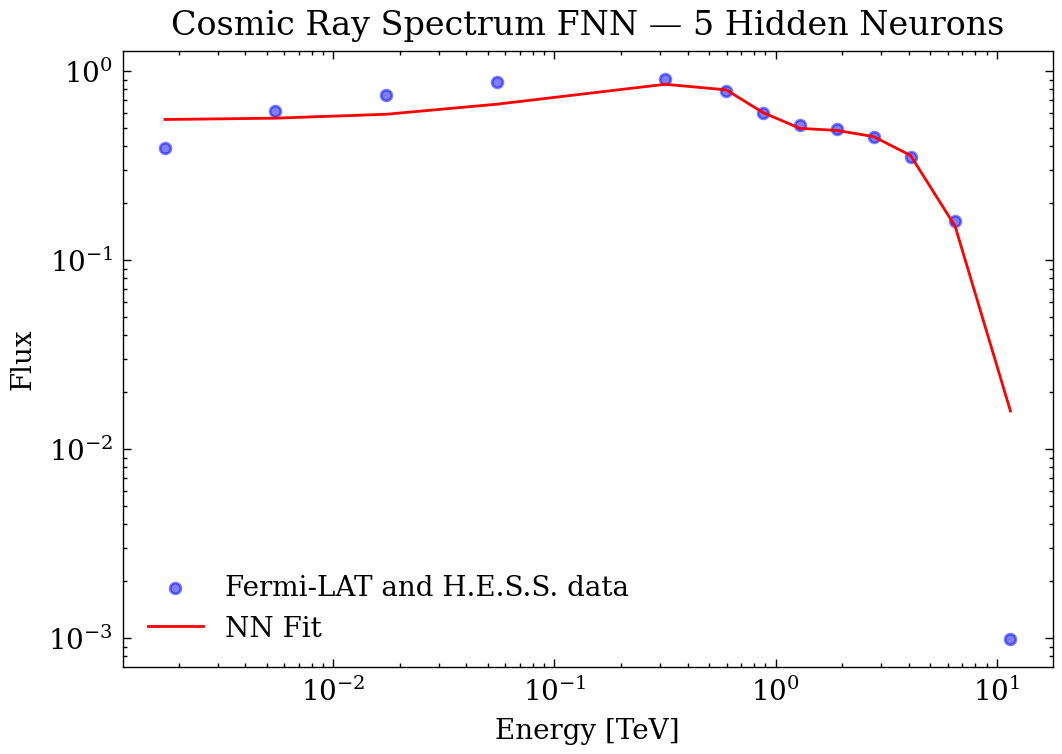

The script that drew this image:
import numpy as np
import matplotlib.pyplot as plt

class CosmicRayFNN:
    def __init__(self, hidden_neurons=10, learning_rate=0.03, epochs=20000, batch_size=None, alpha=1.0):
        self.hidden_neurons = hidden_neurons
        self.learning_rate = learning_rate
        self.epochs = epochs
        self.alpha = alpha
        self.batch_size = 1 #batch_size  # if None -> full batch

        # Weight initialization (Xavier)
        np.random.seed(42)
        self.W1 = np.random.uniform(-np.sqrt(6/(1+hidden_neurons)),
                                    np.sqrt(6/(1+hidden_neurons)),
                                    (1, hidden_neurons))
        self.b1 = np.zeros((1, hidden_neurons))

        self.W2 = np.random.uniform(-np.sqrt(6/(hidden_neurons+1)),
                                    np.sqrt(6/(hidden_neurons+1)),
                                    (hidden_neurons, 1))
        self.b2 = np.zeros((1, 1))

    # --------------------------
    # Activation (tanh)
    # --------------------------
    def tanh(self, x):
        return np.tanh(x) #1 / (1 + np.exp(-x))

    def tanh_derivative(self, s):
        return 1 -  s**2 #s * (1 - s)

    # --------------------------
    # Normalize utilities
    # --------------------------
    def normalize(self, data, data_min, data_max):
        return 2 * (data - data_min) / (data_max - data_min) - 1

    def denormalize(self, data_norm, data_min, data_max):
        return 0.5 * (data_norm + 1) * (data_max - data_min) + data_min

    # --------------------------
    # Training loop (Batch/SGD)
    # --------------------------
    def train(self, x_data, y_data):
        x = np.array(x_data).reshape(-1, 1)
        y = np.array(y_data).reshape(-1, 1)

        self.x_min, self.x_max = x.min(), x.max()
        self.y_min, self.y_max = y.min(), y.max()

        # Normalize
        x_norm = self.normalize(x, self.x_min, self.x_max)
        y_norm = self.normalize(y, self.y_min, self.y_max)

        # log(x+1) normalization
        #x_norm = np.log(np.array(x_data).reshape(-1, 1) + 1.0)
        #y_norm = np.log(np.array(y_data).reshape(-1, 1) + 1.0)

        N = x.shape[0]
        batch_size = self.batch_size if self.batch_size else N

        for epoch in range(self.epochs):
            total_loss = 0
            indices = np.random.permutation(N)

            for start_idx in range(0, N, batch_size):
                batch_idx = indices[start_idx:start_idx + batch_size]
                xb = x_norm[batch_idx]
                yb = y_norm[batch_idx]

                # Forward
                z1 = xb @ self.W1 + self.b1
                a1 = self.tanh(z1)
                z2 = a1 @ self.W2 + self.b2
                a2 = self.tanh(z2)
                y_pred = a2

                # Loss (MSE)
                loss = np.mean((y_pred - yb) ** 2)
                total_loss += loss * xb.shape[0]

                # Backward
                dL_da2 = 2 * (y_pred - yb) / xb.shape[0]
                da2_dz2 = self.tanh_derivative(a2)
                dL_dz2 = dL_da2 * da2_dz2

                dL_dW2 = a1.T @ dL_dz2
                dL_db2 = np.sum(dL_dz2, axis=0, keepdims=True)

                da1 = dL_dz2 @ self.W2.T
                dz1 = da1 * self.tanh_derivative(a1)
                dL_dW1 = xb.T @ dz1
                dL_db1 = np.sum(dz1, axis=0, keepdims=True)

                # Update
                self.W2 -= self.learning_rate * dL_dW2
                self.b2 -= self.learning_rate * dL_db2
                self.W1 -= self.learning_rate * dL_dW1
                self.b1 -= self.learning_rate * dL_db1

            if epoch % 1000 == 0:
                avg_loss = total_loss / N
                print(f"Epoch {epoch}, Avg Loss: {avg_loss:.6f}")

    # --------------------------
    # Prediction
    # --------------------------
    def predict(self, x_input):
        x_arr = np.array(x_input).reshape(-1, 1)
        x_norm = self.normalize(x_arr, self.x_min, self.x_max) #np.log(np.array(x_input).reshape(-1, 1) + 1.0)

        z1 = x_norm @ self.W1 + self.b1
        a1 = self.tanh(z1)
        z2 = a1 @ self.W2 + self.b2
        a2 = self.tanh(z2)

        y_pred_norm = a2
        return self.denormalize(y_pred_norm, self.y_min, self.y_max).flatten() #np.exp(y_pred_norm).flatten() - 1.0

    # --------------------------
    # Plotting
    # --------------------------
    def plot(self, x_data, y_true, x_custom=None, y_custom_pred=None):
        y_fit = self.predict(x_data)
        plt.figure(figsize=(6, 4), dpi=200)
        plt.scatter(x_data, y_true, color='blue', alpha=0.5, label="Fermi-LAT and H.E.S.S data", s=15)
        plt.plot(x_data, y_fit, color='red', label="NN Fit") #color='darkred', linewidth=2.5,
        #if x_custom is not None and y_custom_pred is not None:
            #plt.scatter(x_custom, y_custom_pred, color='black', s=60, marker='x', label="Custom Predictions")
        plt.xlabel("Energy [TeV]")
        plt.ylabel("Flux")
        plt.xscale('log')
        plt.yscale('log')
        #plt.ylim(8e-4, 7.0)
        plt.title(f"Cosmic Ray Spectrum FNN — {self.hidden_neurons} Hidden Neurons")
        plt.legend(loc='best')
        plt.grid(False)
        plt.show()


# ----------------------
# Example Usage
# ----------------------
if __name__ == "__main__":
    x_eV = [1.7320E+09, 5.4757E+09, 1.7320E+10, 5.4757E+10,
            3.1622E+11, 5.9844E+11, 8.7842E+11, 1.2891E+12,
            1.8921E+12, 2.7775E+12, 4.0766E+12, 6.4848E+12, 1.1534E+13]
    x = [val / 1e12 for val in x_eV]  # convert to TeV

    y_true = [0.39041, 0.61625, 0.74940, 0.87277,
              0.90842, 0.78417, 0.60144, 0.51635,
              0.49360, 0.44860, 0.35228, 0.16017, 0.00099]


    model = CosmicRayFNN(hidden_neurons=5, learning_rate=0.03, epochs=80000)
    model.train(x, y_true)

    # Custom predictions
    x_custom = x
    y_custom_pred = model.predict(x_custom)

    print("\nCustom Predictions:")
    for xi, yi in zip(x_custom, y_custom_pred):
        print(f"x = {xi:.2f} TeV => y_pred = {yi:.4f}")

    model.plot(x, y_true, x_custom, y_custom_pred)
